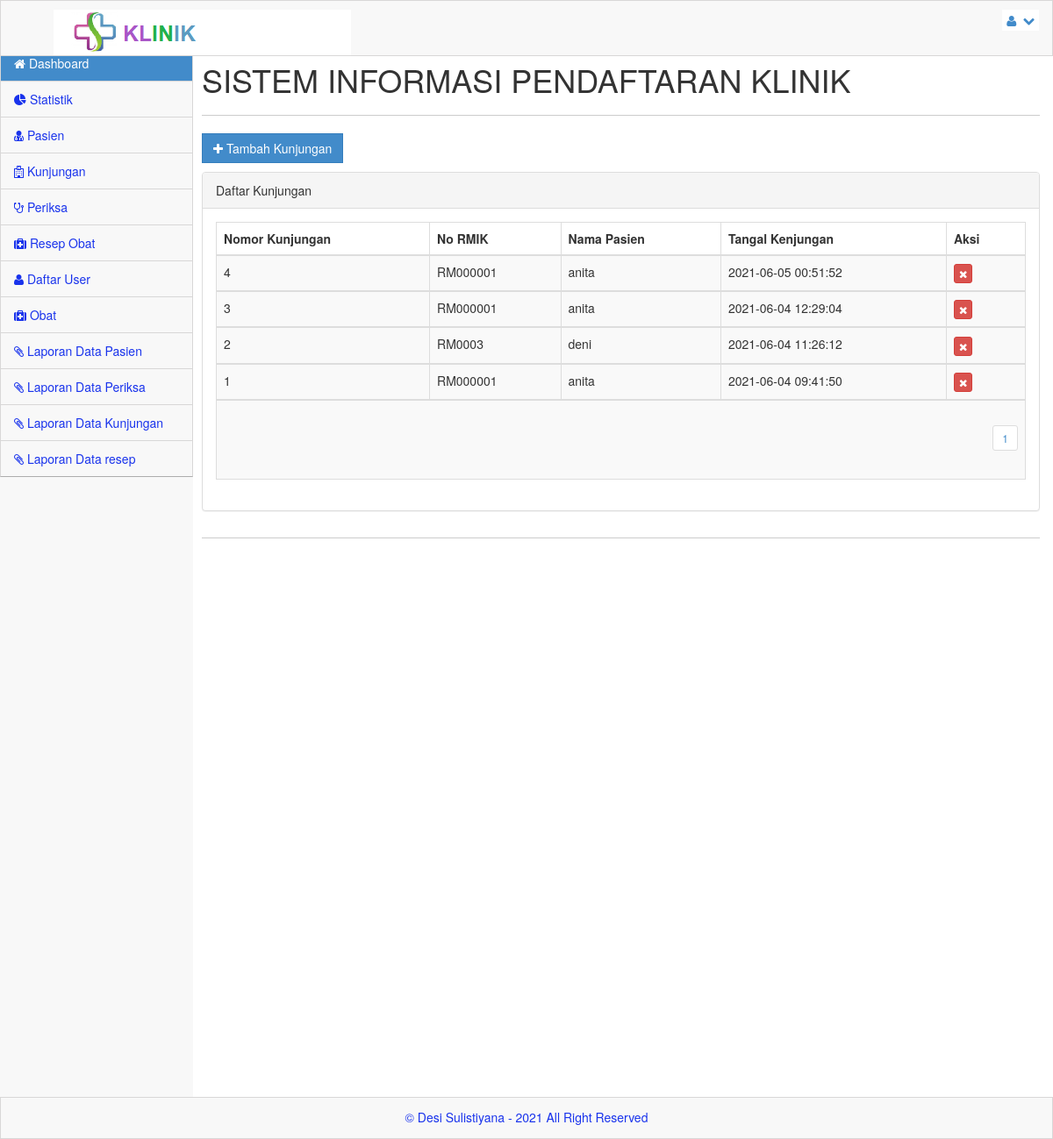
The page /admin/index.php?menu=kunjungan (signed in) on the database as committed earlier.
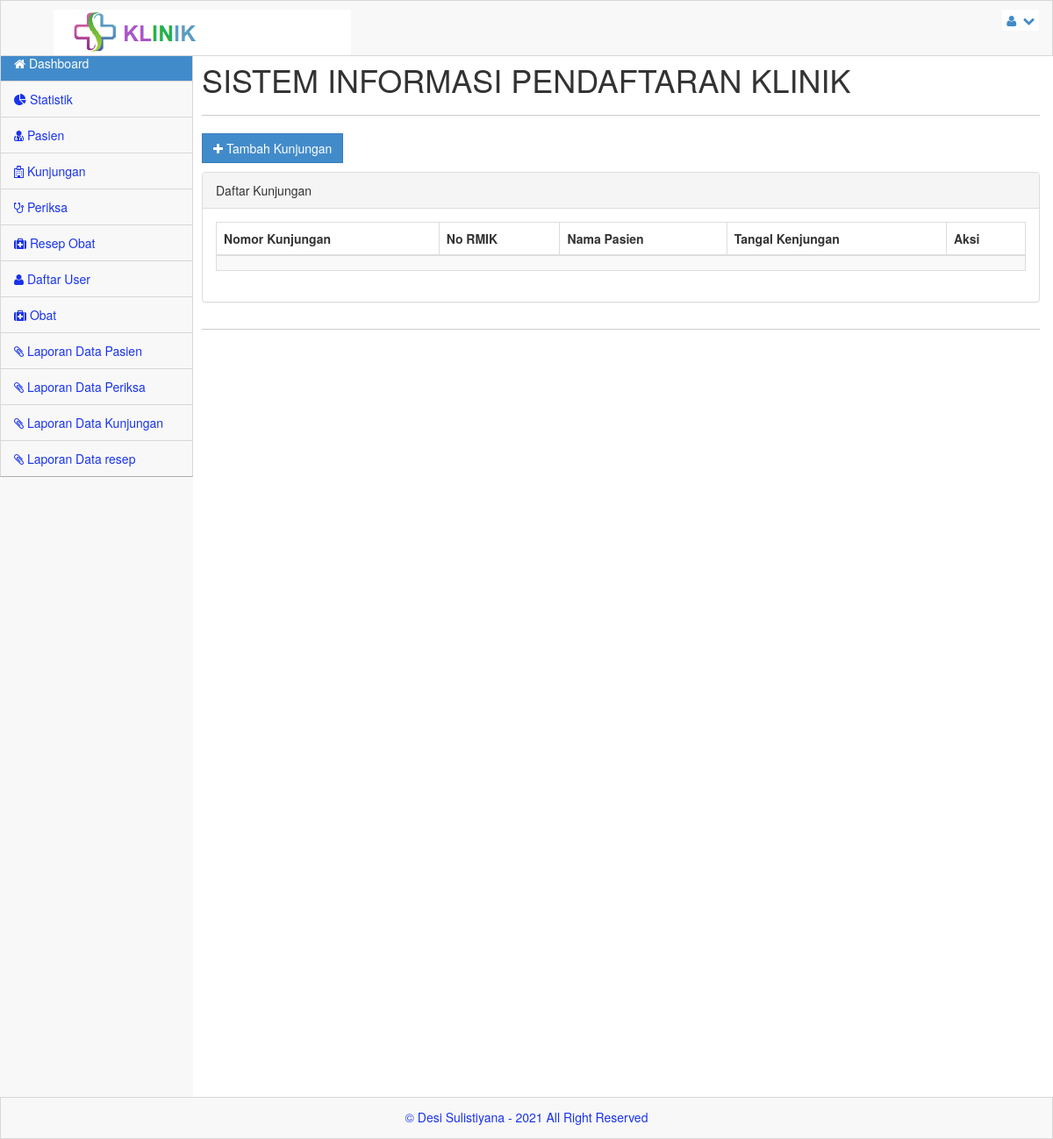
The same page on the database as committed later.
### tables this page shows
CREATE TABLE `kunjungan` (
  `no_kunjungan` int(10) NOT NULL,
  `no_rm` varchar(10) NOT NULL,
  `created_at` timestamp NULL DEFAULT current_timestamp(),
  `updated_at` timestamp NULL DEFAULT current_timestamp(),
  `deleted_at` timestamp NULL DEFAULT NULL
);

CREATE TABLE `pasien` (
  `no_rm` varchar(11) NOT NULL,
  `nm_pasien` varchar(300) NOT NULL,
  `j_kel` varchar(100) NOT NULL,
  `agama` varchar(100) NOT NULL,
  `alamat` varchar(300) NOT NULL,
  `tgl_lhr` date NOT NULL,
  `ktp` varchar(16) NOT NULL,
  `no_tlp` varchar(12) NOT NULL,
  `nm_kel` varchar(20) NOT NULL,
  `hub_kel` varchar(100) NOT NULL
);

### admin/kunjungan.php (the view, shortened to what this page needs)
<?php
$row = 20;
$hal = isset($_GET['hal']) ? $_GET['hal'] : 0;
$pageSql = "SELECT * FROM kunjungan";
$pageQry = mysqli_query($server,$pageSql) or die ("error paging: ".mysqli_error());
$jml	 = mysqli_num_rows($pageQry);
$max	 = ceil($jml/$row);
?>
<a href="?menu=kunjungan_add" class="btn btn-primary btn-rect" data-toggle="modal"><i class='icon icon-white icon-plus'></i> Tambah Kunjungan</a><p>
<div class="panel panel-default">
	<div class="panel-heading">
		Daftar Kunjungan
	</div>
	<div class="panel-body">
		<div class="table-responsive">
			<table class="table table-striped table-bordered table-hover">
				<thead>
					<tr>
						<th>Nomor Kunjungan</th>
						<th>No RMIK</th>
						<th>Nama Pasien</th>
						<th>Tangal Kenjungan</th>
						<th width="90">Aksi</th>
					</tr>
				</thead>
			<?php
				$kjgSql = "SELECT * FROM kunjungan LEFT JOIN pasien ON pasien.no_rm=kunjungan.no_rm ORDER BY no_kunjungan DESC LIMIT $hal, $row";
				$kjgQry = mysqli_query($server,$kjgSql)  or die ("Query Kunjungan salah : ".mysqli_error());
				while ($kjg = mysqli_fetch_array($kjgQry)) {
			?>
				<tbody>
					<tr>
						<td><?php echo $kjg['no_kunjungan'];?></td>
						<td><?php echo $kjg['no_rm'];?></td>
						<td><?php echo $kjg['nm_pasien'];?></td>
						<td><?php echo $kjg['created_at'];?></td>
						<td>
						  <div class='btn-group'>
						  <a href="?menu=kunjungan_del&aksi=hapus&nmr=<?php echo $kjg['no_kunjungan']; ?>" class="btn btn-xs btn-danger tipsy-kiri-atas" title="Hapus Data Ini" onclick="return confirm('ANDA YAKIN AKAN MENGHAPUS DATA PENTING INI ... ?')"><i class="icon-remove icon-white"></i></a>
						  </div>
						</td>
					</tr>
				</tbody>
			<?php } ?>
					<tr>
						<td colspan="6" align="right">
						<?php
						for($h = 1; $h <= $max; $h++){
							$list[$h] = $row*$h-$row;
							echo "<ul class='pagination pagination-sm'><li><a href='?menu=kunjungan&hal=$list[$h]'>$h</a></li></ul>";
						}
						?></td>
					</tr>
			</table>
		</div>
	</div>
</div>

Rows that differ between the two databases and show on the page:
removed kunjungan: no_kunjungan "4", pasien.no_rm "RM000001", pasien.nm_pasien "anita", created_at "2021-06-05 00:51:52"
removed kunjungan: no_kunjungan "3", pasien.no_rm "RM000001", pasien.nm_pasien "anita", created_at "2021-06-04 12:29:04"
removed kunjungan: no_kunjungan "2", pasien.no_rm "RM0003", pasien.nm_pasien "deni", created_at "2021-06-04 11:26:12"
removed kunjungan: no_kunjungan "1", pasien.no_rm "RM000001", pasien.nm_pasien "anita", created_at "2021-06-04 09:41:50"
Other text that changed with them:
list line gone: "1"
